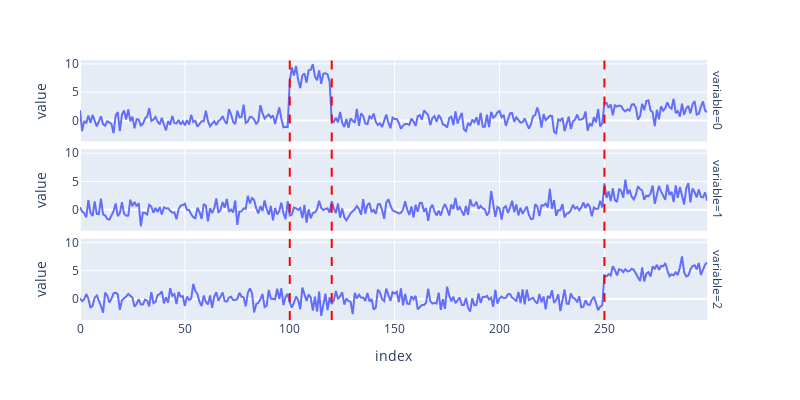

The code cell stored with this chart in its notebook:
### Code cell
fig_3d_with_changepoints = add_changepoint_vlines(fig_3d, changepoints)
fig_3d_with_changepoints.show()

### Figure 1 — Plotly figure (JSON) as saved in the notebook; plotly's stock layout.template omitted (floating-point values rounded to 4 significant figures; data arrays with more than 128 entries replaced by an {"elided": "..."} marker saying what was removed)
{"data": [{"hovertemplate": "variable=0<br>index=%{x}<br>value=%{y}<extra></extra>", "legendgroup": "", "line": {"color": "#636efa", "dash": "solid"}, "marker": {"symbol": "circle"}, "mode": "lines", "name": "", "orientation": "v", "showlegend": false, "type": "scatter", "x": {"elided": "300 int values"}, "xaxis": "x3", "y": {"elided": "300 float values"}, "yaxis": "y3"}, {"hovertemplate": "variable=1<br>index=%{x}<br>value=%{y}<extra></extra>", "legendgroup": "", "line": {"color": "#636efa", "dash": "solid"}, "marker": {"symbol": "circle"}, "mode": "lines", "name": "", "orientation": "v", "showlegend": false, "type": "scatter", "x": {"elided": "300 int values"}, "xaxis": "x2", "y": {"elided": "300 float values"}, "yaxis": "y2"}, {"hovertemplate": "variable=2<br>index=%{x}<br>value=%{y}<extra></extra>", "legendgroup": "", "line": {"color": "#636efa", "dash": "solid"}, "marker": {"symbol": "circle"}, "mode": "lines", "name": "", "orientation": "v", "showlegend": false, "type": "scatter", "x": {"elided": "300 int values"}, "xaxis": "x", "y": {"elided": "300 float values"}, "yaxis": "y"}], "layout": {"annotations": [{"showarrow": false, "text": "variable=2", "textangle": 90, "x": 0.98, "xanchor": "left", "xref": "paper", "y": 0.1567, "yanchor": "middle", "yref": "paper"}, {"showarrow": false, "text": "variable=1", "textangle": 90, "x": 0.98, "xanchor": "left", "xref": "paper", "y": 0.5, "yanchor": "middle", "yref": "paper"}, {"showarrow": false, "text": "variable=0", "textangle": 90, "x": 0.98, "xanchor": "left", "xref": "paper", "y": 0.8433, "yanchor": "middle", "yref": "paper"}], "height": 400, "legend": {"tracegroupgap": 0}, "margin": {"t": 60}, "shapes": [{"line": {"color": "red", "dash": "dash"}, "type": "line", "x0": 100, "x1": 100, "xref": "x", "y0": 0, "y1": 1, "yref": "y domain"}, {"line": {"color": "red", "dash": "dash"}, "type": "line", "x0": 100, "x1": 100, "xref": "x2", "y0": 0, "y1": 1, "yref": "y2 domain"}, {"line": {"color": "red", "dash": "dash"}, "type": "line", "x0": 100, "x1": 100, "xref": "x3", "y0": 0, "y1": 1, "yref": "y3 domain"}, {"line": {"color": "red", "dash": "dash"}, "type": "line", "x0": 120, "x1": 120, "xref": "x", "y0": 0, "y1": 1, "yref": "y domain"}, {"line": {"color": "red", "dash": "dash"}, "type": "line", "x0": 120, "x1": 120, "xref": "x2", "y0": 0, "y1": 1, "yref": "y2 domain"}, {"line": {"color": "red", "dash": "dash"}, "type": "line", "x0": 120, "x1": 120, "xref": "x3", "y0": 0, "y1": 1, "yref": "y3 domain"}, {"line": {"color": "red", "dash": "dash"}, "type": "line", "x0": 250, "x1": 250, "xref": "x", "y0": 0, "y1": 1, "yref": "y domain"}, {"line": {"color": "red", "dash": "dash"}, "type": "line", "x0": 250, "x1": 250, "xref": "x2", "y0": 0, "y1": 1, "yref": "y2 domain"}, {"line": {"color": "red", "dash": "dash"}, "type": "line", "x0": 250, "x1": 250, "xref": "x3", "y0": 0, "y1": 1, "yref": "y3 domain"}], "width": 800, "xaxis": {"anchor": "y", "domain": [0, 0.98], "title": {"text": "index"}}, "xaxis2": {"anchor": "y2", "domain": [0, 0.98], "matches": "x", "showticklabels": false}, "xaxis3": {"anchor": "y3", "domain": [0, 0.98], "matches": "x", "showticklabels": false}, "yaxis": {"anchor": "x", "domain": [0, 0.3133], "title": {"text": "value"}}, "yaxis2": {"anchor": "x2", "domain": [0.3433, 0.6567], "matches": "y", "title": {"text": "value"}}, "yaxis3": {"anchor": "x3", "domain": [0.6867, 1.0], "matches": "y", "title": {"text": "value"}}}}
